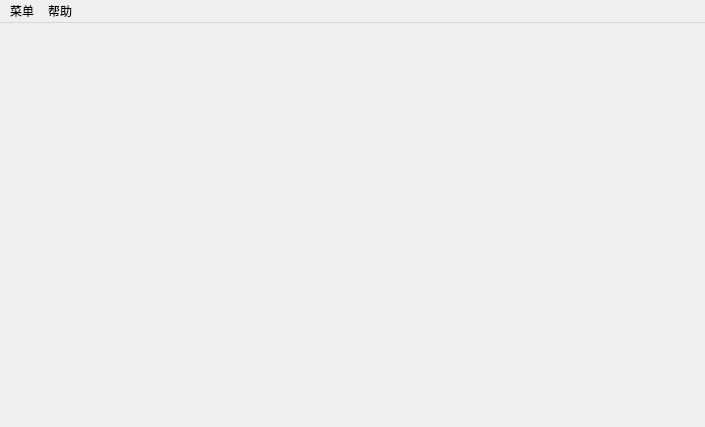
<?xml version="1.0" encoding="UTF-8"?>
<ui version="4.0">
 <class>MainWindow</class>
 <widget class="QMainWindow" name="MainWindow">
  <property name="geometry">
   <rect>
    <x>0</x>
    <y>0</y>
    <width>705</width>
    <height>427</height>
   </rect>
  </property>
  <property name="windowTitle">
   <string>MainWindow</string>
  </property>
  <property name="windowIcon">
   <iconset>
    <normaloff>picture/icon.png</normaloff>picture/icon.png</iconset>
  </property>
  <property name="styleSheet">
   <string notr="true"/>
  </property>
  <widget class="QWidget" name="centralwidget">
   <layout class="QHBoxLayout" name="horizontalLayout">
    <item>
     <layout class="QGridLayout" name="gridLayout_widget">
      <property name="horizontalSpacing">
       <number>0</number>
      </property>
     </layout>
    </item>
   </layout>
  </widget>
  <widget class="QMenuBar" name="menubar">
   <property name="geometry">
    <rect>
     <x>0</x>
     <y>0</y>
     <width>705</width>
     <height>23</height>
    </rect>
   </property>
   <widget class="QMenu" name="menu">
    <property name="title">
     <string>菜单</string>
    </property>
    <addaction name="actionregister"/>
   </widget>
   <widget class="QMenu" name="menu_2">
    <property name="title">
     <string>帮助</string>
    </property>
   </widget>
   <addaction name="menu"/>
   <addaction name="menu_2"/>
  </widget>
  <action name="actionregister">
   <property name="text">
    <string>register</string>
   </property>
  </action>
 </widget>
 <resources/>
 <connections/>
</ui>
